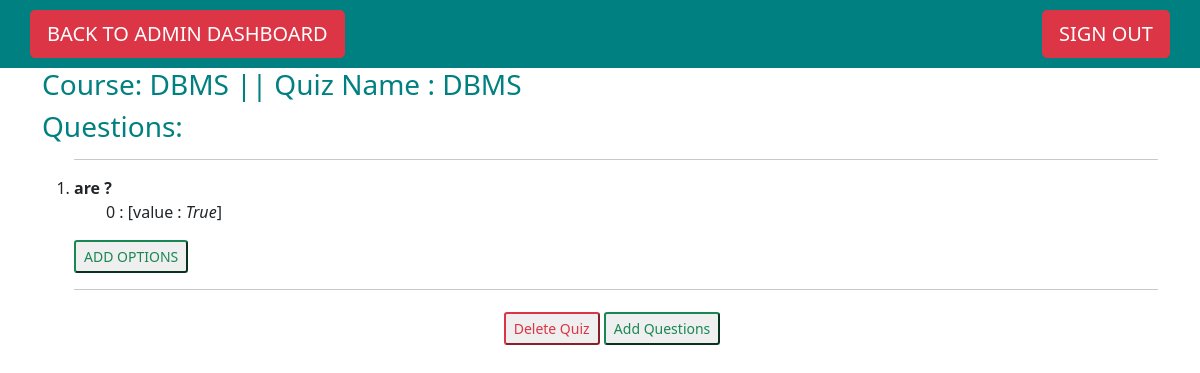
The app's page /main/quizdetail/1/, older data.
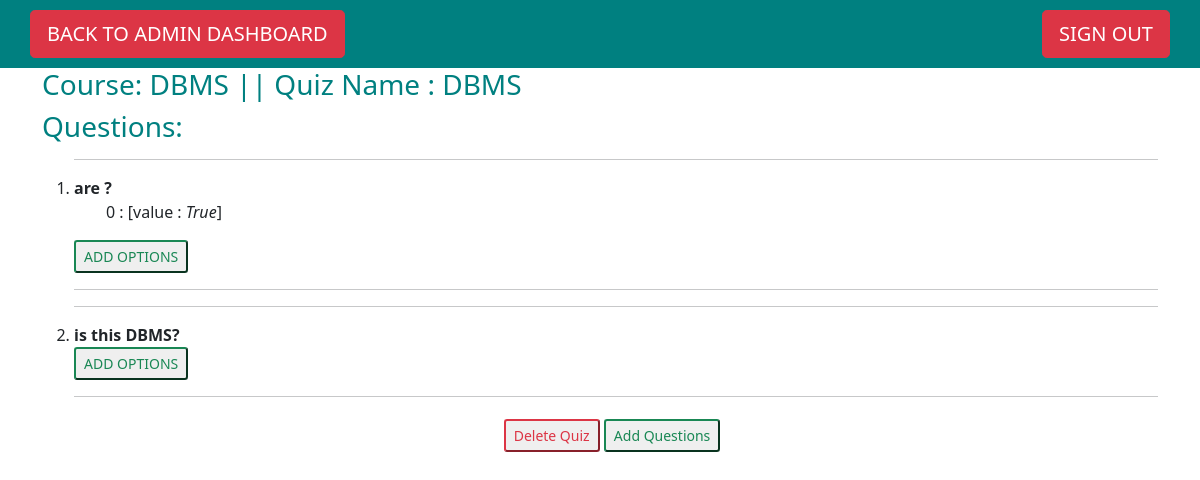
The same page, newer data.
### student/models.py (models this page shows, shortened)
class Question(models.Model):
    quiz=models.ForeignKey(Quiz, on_delete=models.CASCADE)
    question_text = models.CharField(max_length=400)

class Choice(models.Model):
    question=models.ForeignKey(Question, on_delete=models.CASCADE)
    choice_text=models.CharField(max_length=200)
    ans = models.BooleanField(default = False)

### student/views.py (the view)
# urls.py: path('quizdetail/<int:pk>/',views.QuizDetailView.as_view(),name='quizdetail'),
class QuizDetailView(DetailView):
    context_object_name='quiz_detail'
    model=Quiz
    template_name='student/quiz_detail.html'

### student/templates/student/quiz_detail.html (shortened to what this page needs)
{% extends "base.html"%}
{% block content%}
<nav class="navbar navbar-light navbar-right" style="background-color: teal; padding:10px 30px;">
    <a href="{% url 'admin-dash' %}"><button type="button" class="btn-lg btn-danger btn">BACK TO ADMIN DASHBOARD</button></a>
    <a href="{% url 'student-logout' %}"><button type="button" class="btn-lg btn-danger btn">SIGN OUT</button></a>
  </nav>
  <div class="container">
    <h3 style="color:teal;">Course: {{quiz_detail.quiz_subject}} || Quiz Name : {{quiz_detail.quiz_name}}</h3>
    <h3 style="color:teal;">Questions:</h3>
    <ol>
    {% for question in quiz_detail.question_set.all %}
        <hr>
        <li>
            <b>{{question.question_text}}</b></li>
    {% for ans in question.choice_set.all %}
    <ul type="none">
        <li>
            <p>{{ans.choice_text}} : [value : <i>{{ans.ans}}</i>]</p>
        </li>
    </ul>
    {% endfor %}
    <a type='muted' href="{% url 'choiceadd' pk=quiz_detail.pk p=question.id %}"><button type="button" class="btn-sm btn-outline-success">ADD OPTIONS</button></a>
   <hr>
    {% endfor %}
</ol>
</div>
<div class="buttons">
    <a  href="{% url 'quizdelete' pk=quiz_detail.pk %}"> <button class="btn-sm btn-outline-danger bt">Delete Quiz</button></a>
    <a  href="{% url 'questionadd' pk=quiz_detail.pk %}"> <button class="btn-sm btn-outline-success bt">Add Questions</button></a>
</div>
  </div>
{% endblock %}

Row changes from the older to the newer data that the page shows:
added Question: question_text "is this DBMS?"
